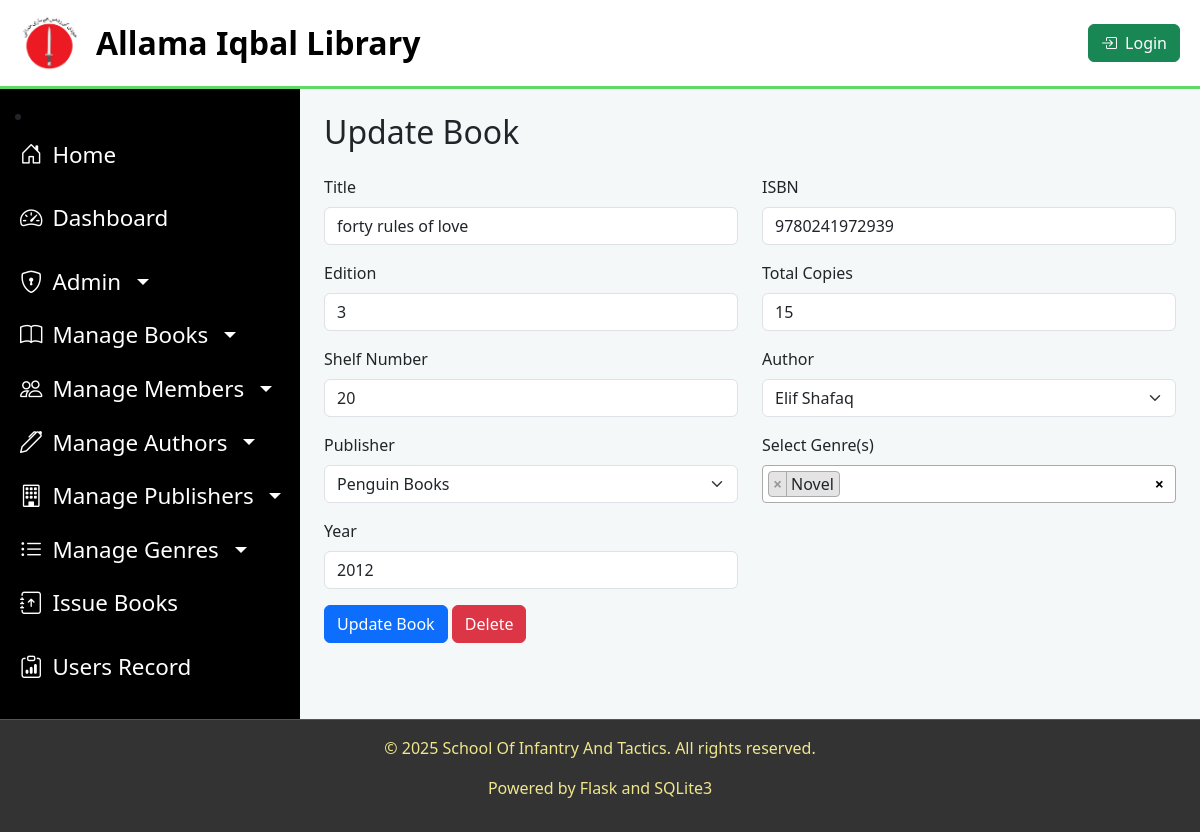
Screenshot of /update_book/1 with the database file from the repository.
### tables this page shows
CREATE TABLE "books"(
            book_id INTEGER PRIMARY KEY AUTOINCREMENT,
            title TEXT NOT NULL,
            isbn TEXT NOT NULL,
            edition TEXT  NOT NULL,
            copies_total INTEGER NOT NULL,
            copies_available INTEGER NOT NULL,
            shelf_number INTEGER NOT NULL,
            status TEXT NOT NULL DEFAULT 'available',
            published_year INTEGER NOT NULL,
            author_id INTEGER NOT NULL,
            publisher_id INTEGER NOT NULL,
            FOREIGN KEY (author_id) REFERENCES authors(author_id) ON DELETE CASCADE,
            FOREIGN KEY (publisher_id) REFERENCES publishers(publisher_id) ON DELETE CASCADE                
);

CREATE TABLE authors(
            author_id INTEGER PRIMARY KEY AUTOINCREMENT,
            name TEXT NOT NULL      
          , is_deleted BOOLEAN DEFAULT 0);

CREATE TABLE publishers(
                  publisher_id INTEGER PRIMARY KEY AUTOINCREMENT,
                  name TEXT NOT NULL
          , is_deleted BOOLEAN DEFAULT 0);

### app.py (the view, shortened to what this page needs)
@app.route('/update_book/<int:book_id>', methods=['GET', 'POST'])
def update_book(book_id):
    conn = get_db_connection()
    if request.method == 'GET':
        book = conn.execute('SELECT * FROM books WHERE book_id = ?', (book_id,)).fetchone()
        authors = conn.execute('SELECT * FROM authors').fetchall()
        publishers = conn.execute('SELECT * FROM publishers').fetchall()
        genres = conn.execute('SELECT * FROM genres').fetchall()
        existing_genres = conn.execute(
            "SELECT genre_id FROM book_genres WHERE book_id = ?", (book_id,)
        ).fetchall()
        existing_genre_ids = {genre['genre_id'] for genre in existing_genres}  # Convert to set
        conn.close()
        if book is None:
            print(f"Book with ID {book_id} not found.")
            return "Book not found", 404
        book = dict(book)  # Convert row to dictionary if needed
        book['genre_ids'] = existing_genre_ids  # Attach genres to book
        return render_template('add_update_book.html', book=book, authors=authors, publishers=publishers, genres=genres, existing_genre_ids=existing_genre_ids)

### helper.py (called while the page is built)
def get_db_connection():
    try:
        conn = sqlite3.connect('library.db')
        conn.row_factory = sqlite3.Row  # Enables accessing rows like dictionaries
        return conn
    except sqlite3.Error as e:
        return None

### templates/add_update_book.html (shortened to what this page needs)
{% extends "layout.html" %}
{% block content %}
<div class="container">
    <h2 class="mb-4">{{ 'Update Book' if book else 'Add Book' }}</h2>
    <form action="{{ url_for('update_book', book_id=book.book_id) if book else url_for('add_book') }}" method="post" class="needs-validation" novalidate>
        <div class="row">
            <div class="col-md-6 mb-3">
                <label for="title" class="form-label">Title</label>
                <input type="text" class="form-control" id="title" name="title" value="{{ book.title if book else '' }}" required>
            </div>
            <div class="col-md-6 mb-3">
                <label for="isbn" class="form-label">ISBN</label>
                <input type="text" class="form-control" id="isbn" name="isbn" value="{{ book.isbn if book else '' }}" required>
            </div>
            <div class="col-md-6 mb-3">
                <label for="edition" class="form-label">Edition</label>
                <input type="number" class="form-control" id="edition" name="edition" value="{{ book.edition if book else '' }}" required>
            </div>
            <div class="col-md-6 mb-3">
                <label for="copies_total" class="form-label">Total Copies</label>
                <input type="number" class="form-control" id="copies_total" name="copies_total" value="{{ book.copies_total if book else '' }}" required>
            </div>
            <div class="col-md-6 mb-3">
                <label for="shelf_number" class="form-label">Shelf Number</label>
                <input type="text" class="form-control" id="shelf_number" name="shelf_number" value="{{ book.shelf_number if book else '' }}" required>
            </div>
            <div class="col-md-6 mb-3">
                <label for="author_id" class="form-label">Author</label>
                <select id="author_id" name="author_id" class="form-select" required>
                    {% for author in authors %}
                        <option value="{{ author[0] }}" {% if book and book.author_id == author[0] %} selected {% endif %}>{{ author[1] }}</option>
                    {% endfor %}
                </select>
            </div>
            <div class="col-md-6 mb-3">
                <label for="publisher_id" class="form-label">Publisher</label>
                <select id="publisher_id" name="publisher_id" class="form-select" required>
                    {% for publisher in publishers %}
                        <option value="{{ publisher[0] }}" {% if book and book.publisher_id == publisher[0] %} selected {% endif %}>{{ publisher[1] }}</option>
                    {% endfor %}
                </select>
            </div>
            <div class="col-md-6 mb-3">
                <label for="genre_id" class="form-label">Select Genre(s)</label>
            </div>
            <div class="col-md-6 mb-3">
                <label for="published_year" class="form-label">Year</label>
                <input type="number" class="form-control" id="published_year" name="published_year" value="{{ book.published_year if book else '' }}" required>
            </div>
        </div>
        <button type="submit" class="btn btn-primary">{{ 'Update' if book else 'Add' }} Book</button>
        {% if book %}
            <form action="{{ url_for('delete_book', book_id=book.book_id) }}" method="post" class="d-inline">
                <button type="submit" class="btn btn-danger" onclick="return confirm('Are you sure you want to delete this book?')">Delete</button>
            </form>
        {% endif %}
    </form>
</div>
<link href="https://cdn.jsdelivr.net/npm/select2@4.0.13/dist/css/select2.min.css" rel="stylesheet">
{% endblock %}

### templates/layout.html (style rules this page uses)
body { display: flex; flex-direction: column; min-height: 100vh; background-color: #f5f8f9; }

### rows the page displays
books: title "forty rules of love", isbn "9780241972939", edition "3", copies_total "15", shelf_number "20", author_id "Elif Shafaq", publisher_id "Penguin Books", published_year "2012"

### other values shown
{{ 'Update Book' if book else 'Add Book' }} "Update Book"
{{ 'Update' if book else 'Add' }} "Update"
